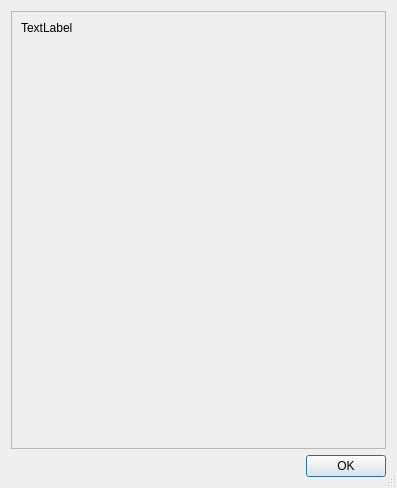
<?xml version="1.0" encoding="UTF-8"?>
<ui version="4.0">
 <class>ScrollBox</class>
 <widget class="QDialog" name="ScrollBox">
  <property name="geometry">
   <rect>
    <x>0</x>
    <y>0</y>
    <width>397</width>
    <height>488</height>
   </rect>
  </property>
  <property name="windowTitle">
   <string>Scrollbox</string>
  </property>
  <property name="sizeGripEnabled">
   <bool>true</bool>
  </property>
  <layout class="QVBoxLayout" name="verticalLayout_2">
   <item>
    <widget class="QScrollArea" name="scrollArea">
     <property name="widgetResizable">
      <bool>true</bool>
     </property>
     <widget class="QWidget" name="scrollAreaWidgetContents">
      <property name="geometry">
       <rect>
        <x>0</x>
        <y>0</y>
        <width>377</width>
        <height>440</height>
       </rect>
      </property>
      <layout class="QVBoxLayout" name="verticalLayout">
       <item>
        <widget class="QLabel" name="label_displaytext">
         <property name="text">
          <string>TextLabel</string>
         </property>
         <property name="wordWrap">
          <bool>true</bool>
         </property>
         <property name="textInteractionFlags">
          <set>Qt::LinksAccessibleByKeyboard|Qt::LinksAccessibleByMouse|Qt::TextBrowserInteraction|Qt::TextSelectableByKeyboard|Qt::TextSelectableByMouse</set>
         </property>
        </widget>
       </item>
       <item>
        <spacer name="verticalSpacer">
         <property name="orientation">
          <enum>Qt::Vertical</enum>
         </property>
         <property name="sizeHint" stdset="0">
          <size>
           <width>20</width>
           <height>40</height>
          </size>
         </property>
        </spacer>
       </item>
      </layout>
     </widget>
    </widget>
   </item>
   <item>
    <widget class="QDialogButtonBox" name="buttonBox">
     <property name="orientation">
      <enum>Qt::Horizontal</enum>
     </property>
     <property name="standardButtons">
      <set>QDialogButtonBox::Ok</set>
     </property>
    </widget>
   </item>
  </layout>
 </widget>
 <resources/>
 <connections>
  <connection>
   <sender>buttonBox</sender>
   <signal>accepted()</signal>
   <receiver>ScrollBox</receiver>
   <slot>accept()</slot>
   <hints>
    <hint type="sourcelabel">
     <x>248</x>
     <y>254</y>
    </hint>
    <hint type="destinationlabel">
     <x>157</x>
     <y>274</y>
    </hint>
   </hints>
  </connection>
  <connection>
   <sender>buttonBox</sender>
   <signal>rejected()</signal>
   <receiver>ScrollBox</receiver>
   <slot>reject()</slot>
   <hints>
    <hint type="sourcelabel">
     <x>316</x>
     <y>260</y>
    </hint>
    <hint type="destinationlabel">
     <x>286</x>
     <y>274</y>
    </hint>
   </hints>
  </connection>
 </connections>
</ui>
